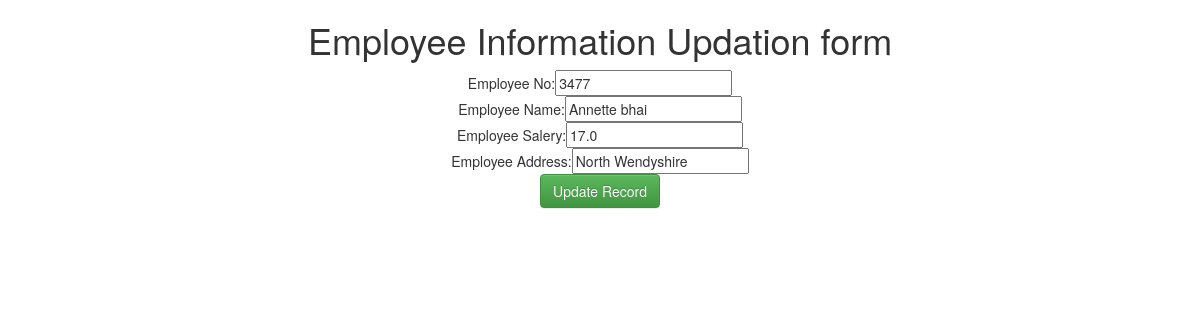
Screenshot of /update/7 with the database file from the repository.
### testapp/models.py (models this page shows)
class Employee(models.Model):
    eno=models.IntegerField()
    ename=models.CharField(max_length=50)
    esal=models.FloatField()
    eaddr=models.CharField(max_length=250)

### testapp/views.py (the view)
# urls.py: path('update/<int:id>', views.update_view),
def update_view(request,id):
    id=int(id)
    employee=Employee.objects.get(id=id)
    if request.method=='POST':
        form=EmployeeForm(request.POST,instance=employee)
        if form.is_valid():
            form.save()
        return redirect("/")
    return render(request,'testapp/update.html',{'employee':employee})

### templates/testapp/update.html (shortened to what this page needs)
<!DOCTYPE html>
{% extends 'testapp/base.html'%}
{% block body_block%}
<h1>Employee Information Updation form</h1>
<form method="post">
  Employee No:<input type="text" name="eno" value="{{employee.eno}}"><br>
  Employee Name:<input type="text" name="ename" value="{{employee.ename}}"><br>
  Employee Salery:<input type="text" name="esal" value="{{employee.esal}}"><br>
  Employee Address:<input type="text" name="eaddr" value="{{employee.eaddr}}"><br>
  <input type="submit" class="btn btn-success" value="Update Record">
</form>
{%endblock%}

### rows the page displays
Employee: eno "3477", ename "Annette bhai", esal "17.0", eaddr "North Wendyshire"
